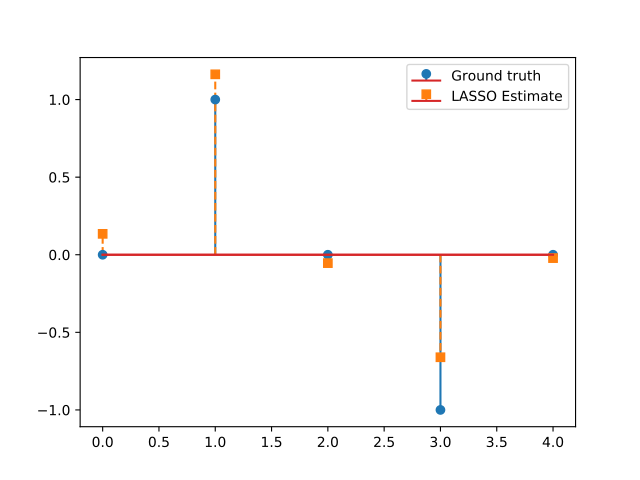

The script that drew this image:
import numpy as np
import matplotlib.pyplot as plt
from pycsou.func.loss import SquaredL2Loss
from pycsou.func.penalty import L1Norm
from pycsou.linop.base import DenseLinearOperator
from pycsou.opt.proxalgs import APGD

rng = np.random.default_rng(0)
G = DenseLinearOperator(rng.standard_normal(15).reshape(3,5))
G.compute_lipschitz_cst()
x = np.zeros(G.shape[1])
x[1] = 1
x[-2] = -1
y = G(x)
l22_loss = (1/2) * SquaredL2Loss(dim=G.shape[0], data=y)
F = l22_loss * G
lambda_ = 0.9 * np.max(np.abs(F.gradient(0 * x)))
G = lambda_ * L1Norm(dim=G.shape[1])
apgd = APGD(dim=G.shape[1], F=F, G=None, acceleration='CD', verbose=None)
estimate, converged, diagnostics = apgd.iterate()
plt.figure()
plt.stem(x, linefmt='C0-', markerfmt='C0o')
plt.stem(estimate['iterand'], linefmt='C1--', markerfmt='C1s')
plt.legend(['Ground truth', 'LASSO Estimate'])
plt.show()
